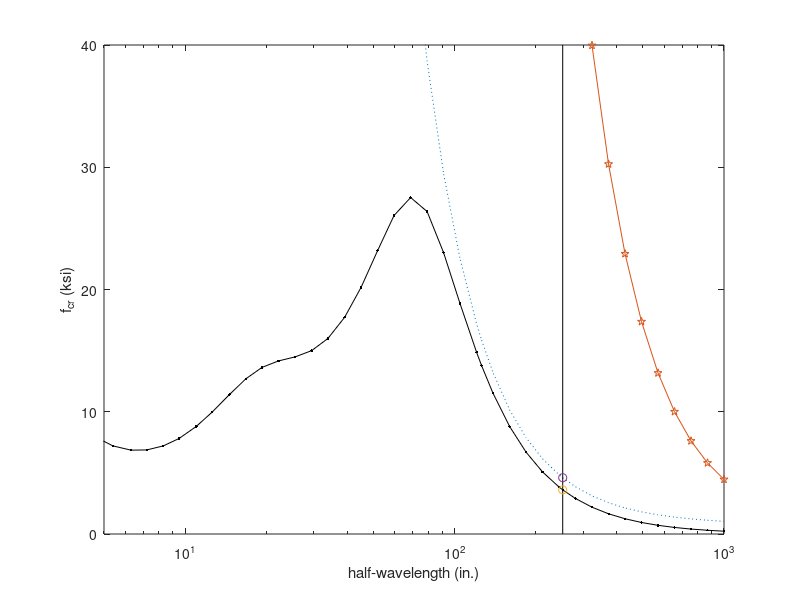

Reproduce this figure in MATLAB. (Note: this script raises an error after producing the figure.)
%BWS
%June 2005
%Post-processing an analysis
%
clear all
close all
%
currentlocation=['c:\ben\cufsm\cufsm_working\cufsm3\source'];
addpath([currentlocation]);
addpath([currentlocation,'\analysis']);
addpath([currentlocation,'\analysis\GBTconstraints']);
addpath([currentlocation,'\helpers']);
addpath([currentlocation,'\interface']);
addpath([currentlocation,'\plotters']);
%
%
%minimum inputs
load cwlip_Pstress
Fy=55;
b=9;
length_index_plotted=[42]
label=['C-section with lips'];
%
%Figures
figure(1)
h1=semilogx(curve(:,1),curve(:,2),'k.-');
hold on,h2=semilogx(curve(30:52,1,2),curve(30:52,2,2),':');,hold off
hold on,h3=semilogx(curve(30:52,1,3),curve(30:52,2,3),'p-');,hold off
axis([5 1000 0 40])
hold on,plot([lengths(42) lengths(42)],[0 40],'k'),hold off
%hold on,h2=semilogx(L,Spec,'b-');,hold off
%hold on,h3=semilogx(L,FSMfit,'g:');,hold off
xlabel('half-wavelength (in.)')
ylabel('f_{cr} (ksi)') 
%legend([h1,h2,h3],'FSM analysis','Specification Equations','2 pt. fit to FSM')
hold on
semilogx(curve(length_index_plotted,1),curve(length_index_plotted,2),'o')
semilogx(curve(length_index_plotted,1,2),curve(length_index_plotted,2,2),'o')
semilogx(curve(length_index_plotted,1,3),curve(length_index_plotted,2,3),'o')
hold off
%embelish the plot a bit with the cross-section
scale=1;
[A,xcg,zcg,Ixx,Izz,Ixz,thetap,I11,I22]=grosprop(node,elem);
unsymm=0;
[Py,Mxx_y,Mzz_y,M11_y,M22_y]=yieldMP(node,Fy,A,xcg,zcg,Ixx,Izz,Ixz,thetap,I11,I22,unsymm)
%flags:[node# element# mat# stress# stresspic coord constraints springs origin] 1 means show
flags=[0 0 0 0 0 0 1 1 1]; %these flags control what is plotted, node#, elem#
axesnum=axes('Units','normalized','Position',[0.15 0.6 0.2 0.2],'visible','off');
strespic(node,elem,axesnum,scale)
%crossect(node,elem,axesnum,springs,constraints,flags)
%propplot(node,elem,xcg,zcg,thetap,axesnum)
title(label)
%text(1.5,b/2,['P_y=',num2str(Py,'%4.2f'),'kips']);
%
%and with the mode shapes
scale=1;
modeindex=1;
undefv=1;
scale=1;
springs=0;
%mode 1
axesshape=axes('Units','normalized','Position',[0.44 0.13 0.20 0.20],'visible','off');
scale=1;
lengthindex=length_index_plotted(1);
dispshap(undefv,node,elem,shapes(:,lengthindex,modeindex),axesshape,scale,springs);
title('flexural (weak)')
%title(['mode 1 Local P_{cr}/P_y=',num2str(curve(lengthindex,2),'%2.2f')])
%mode2
modeindex=2;
axesshape=axes('Units','normalized','Position',[0.48 0.53 0.25 0.25],'visible','off');
scale=1;
lengthindex=length_index_plotted(1);
dispshap(undefv,node,elem,shapes(:,lengthindex,modeindex),axesshape,scale,springs);
title('flex-tors 1')
%title(['Distortional P_{cr}/P_y=',num2str(curve(lengthindex,2),'%2.2f')])
%mode 3
modeindex=3;
axesshape=axes('Units','normalized','Position',[0.69 0.55 0.3 0.3],'visible','off');
scale=1;
lengthindex=length_index_plotted(1);
dispshap(undefv,node,elem,shapes(:,lengthindex,modeindex),axesshape,scale,springs);
title('flex-tors 2')
%title(['Lateral-torsional M_{cr}/M_y=',num2str(curve(lengthindex,2),'%2.2f')])


